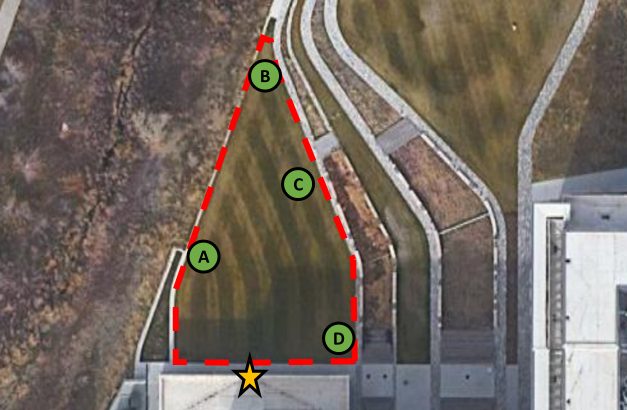
#> input picture imgs/mission_area.png, 1254 x 819 px (shown at 1/2 size)
$ python mission_management.py
#> lines starting #> are read from the running program, lines starting #| are printed output that depends on the picture
### motion_planning/projections.py
import numpy as np
import matplotlib.pyplot as plt
import matplotlib.patches as patches
from PIL import Image


class Projector:
    def __init__(self, lat_center, lon_center):
        """
        https://stackoverflow.com/questions/16266809/convert-from-latitude-longitude-to-x-y
        https://stackoverflow.com/questions/3024404/transform-longitude-latitude-into-meters
        https://stackoverflow.com/questions/36254363/how-to-convert-latitude-and-longitude-of-nmea-format-data-to-decimal
        https://www.nmeagen.org/

        :param lat_center:
        :param lon_center:
        """
        self.poles_circumference = 40008000
        self.equator_circumference = 40075160
        self.latitude_center = lat_center
        self.longitude_center = lon_center
        self.TL_poi = None
        self.BR_poi = None

    def setup(self):
        self.TL_poi = PointOfInterest()
        self.TL_poi.px_x, self.TL_poi.px_y = 300, 68
        self.TL_poi.latitude, self.TL_poi.longitude = 40.01082206, 105.24452537
        self.TL_poi.x, self.TL_poi.y = self.equirectangular_projection(self.TL_poi.latitude,
                                                                       self.TL_poi.longitude)

        self.BR_poi = PointOfInterest()
        self.BR_poi.px_x, self.BR_poi.px_y = 710, 723
        self.BR_poi.latitude, self.BR_poi.longitude = 40.01027355, 105.24409488
        self.BR_poi.x, self.BR_poi.y = self.equirectangular_projection(self.BR_poi.latitude,
                                                                       self.BR_poi.longitude)

    def equirectangular_projection(self, latitude, longitude):
        y = (latitude - self.latitude_center) * self.poles_circumference / 360
        x = (longitude - self.longitude_center) * self.equator_circumference * np.cos(
            np.deg2rad(latitude)) / 360
        return x, y

    # [13 lines left out: functions project, cartesian_to_pixel, not called in this run]

    def get_pois(self):
        poi_a = PointOfInterest()
        poi_a.latitude = 40.01044911
        poi_a.longitude = 105.24441295
        poi_a.name = 'A'

        poi_b = PointOfInterest()
        poi_b.latitude = 40.01075063
        poi_b.longitude = 105.24428344
        poi_b.name = 'B'

        poi_c = PointOfInterest()
        poi_c.latitude = 40.01057135
        poi_c.longitude = 105.24421890
        poi_c.name = 'C'

        poi_d = PointOfInterest()
        poi_d.latitude = 40.01031135
        poi_d.longitude = 105.24412890
        poi_d.name = 'D'

        poi_home = PointOfInterest()
        poi_home.latitude = 40.01029409
        poi_home.longitude = 105.24434835
        poi_home.name = 'H'

        poi_zero = PointOfInterest()
        poi_zero.latitude, poi_zero.longitude = 40.01045433, 105.24432153
        poi_zero.name = 'Z'

        for p in [poi_a, poi_b, poi_c, poi_d, poi_home, poi_zero]:
            p.x, p.y = self.equirectangular_projection(p.latitude, p.longitude)
        return poi_a, poi_b, poi_c, poi_d, poi_home, poi_zero


# [45 lines left out: functions equirectangular_projection, to_orientation_rhr, to_heading_north, get_heading, not called in this run]


'''
def convert(bytes):
    if 'G' in bytes:
        bytes = bytes.split(',')
        lat = (bytes[2])
        lon = (bytes[4])
        if not lon:
            print('No GPS data')

        else:
            lat = float(lat)
            lon = float(lon)
            lat_degree = int(float(lat) / 100)
            lng_degree = int(float(lon) / 100)

            lat_mm_mmmm = lat % 100
            lng_mm_mmmmm = lon % 100

            converted_latitude = lat_degree + (lat_mm_mmmm / 60)
            converted_longitude = lng_degree + (lng_mm_mmmmm / 60)
            print(converted_latitude)
            print(converted_longitude)
            print(bytes[9])
            return converted_latitude, converted_longitude, bytes[9]

gngga = '$GPGGA,224358.697,4000.661,N,10514.648,W,1,12,1.0,0.0,M,0.0,M,,*70'

lat, lon, alt = convert(gngga)

x, y = equirectangular_projection(lat, lon)

print(x, y)
'''


class PointOfInterest:
    def __init__(self, x=0, y=0, lat=0, lon=0, alt=0, name=''):
        self.x = x
        self.y = y
        self.z = alt
        self.latitude = lat
        self.longitude = lon
        self.px_x = 0
        self.px_y = 0
        self.name = name


# [49 lines left out: function convert_poi, not called in this run]


# [22 lines that do not run on import are left out]

### motion_planning/rrt.py
import numpy as np
import matplotlib.pyplot as plt
import math
import random


class Node:
    """
    Node for RRT/RRT* Algorithm. This is what you'll make your graph with!
    """

    def __init__(self, pt, parent=None):
        self.point = pt  # n-Dimensional point
        self.parent = parent  # Parent node
        self.path_from_parent = []  # List of points along the way from the parent node (for visualization)


class Obstacle:
    circle = "CIRCLE"
    rectangle = "RECTANGLE"
    """
    Obstacles can be of type circle, or rectangle. Name should be unique but not enforced.
    circle: center (x,y), axis = [radius]
    rectangle: center (x,y), axis = [width, height]
    """

    def __init__(self, obs_type, obs_center, obs_axis, name, obs_angle=0, buffer=0.05, data=1, visible=True):
        self.center = obs_center
        self.axis = obs_axis
        self.type = obs_type
        self.id = name
        self.angle = obs_angle
        self.buffer = buffer
        self.data = data
        self.active = True # only use in RRT if active
        self.visible = visible # only display on UI if visible

    # [5 lines left out: function distance, not called in this run]

    def __str__(self):
        return 'Obstacle ID: {}\nCenter: ({},{})\nAxis: {}\n'.format(self.id, *self.center, self.axis)

    def to_dict(self):
        return {'center': self.center, 'radius': self.axis[0], 'id': self.id, 'data': self.data}

class RRT:
    """
    Class to run Rapidly Expanding Random Tree algorithm. Includes both RRT and RRT*.
    """

    def __init__(self, world_bounds, dynamics_mode):
        self.state_bounds = world_bounds
        self.obstacles = {}
        self.dynamics_mode = dynamics_mode
        self.next_obs_id = 0

    def add_obstacle(self, obstacle):
        """
        Add an obstacle to the obstacle dict.
        """
        self.obstacles[obstacle.id] = obstacle

    # [24 lines left out: functions add_obstacles, remove_obstacle, get_obstacles_list, get_obstacles_dict, not called in this run]

    def get_random_valid_vertex(self):
        """
        Returns a random valid vertex in the state bounds.
        """
        vertex = None
        while vertex is None:
            pt = np.random.rand(self.state_bounds.shape[0]) * (
                        self.state_bounds[:, 1] - self.state_bounds[:, 0]) + self.state_bounds[:, 0]
            if self._valid(pt):
                vertex = pt
        return vertex

    def _valid(self, state):
        """
        Is the state is valid?
        @return True if the state is within the state bounds and not obstructed by an obstacle, or False otherwise.
        """
        for dim in range(self.state_bounds.shape[0]):
            if state[dim] < self.state_bounds[dim][0]: return False
            if state[dim] >= self.state_bounds[dim][1]: return False
        for obs_id, obs in self.obstacles.items():

            buffer = 0.0
            if obs.buffer is not None:
                buffer = obs.buffer

            if obs.type is Obstacle.circle:
                if np.linalg.norm(state - obs.center) <= obs.axis[0] + buffer: return False
            elif obs.type is Obstacle.rectangle:
                if (state[0] > obs.center[0] - obs.axis[0] / 2) and (state[0] < obs.center[0] + obs.axis[0] / 2):
                    if (state[1] > obs.center[1] - obs.axis[1] / 2) and (state[1] < obs.center[1] + obs.axis[1] / 2):
                        return False
        return True

    # [16 lines left out: functions _get_non_holonomic_actions, _simulate_non_holonomic_action, not called in this run]

    def _get_nearest_vertex(self, node_list, q_point):
        """
        @param node_list: List of Node objects
        @param q_point: Query vertex
        @return Node in node_list with closest node.point to query q_point
        """
        d_min = 100000
        n_min = node_list[0]
        for node in node_list:
            d = np.linalg.norm(node.point - q_point)
            if d < d_min:
                d_min = d
                n_min = node
        return n_min

    def _steer_non_holonomic(self, from_point, to_point, delta_q):
        """
        @param from_point: Point where the path to "to_point" is originating from
        @param to_point: n-Dimensional point (array) indicating destination
        @param delta_q: Max path-length to cover, possibly resulting in changes to "to_point"
        @returns path: list of points leading from "from_node" to "to_point" (inclusive of endpoints)
        """
        if self.dynamics_mode == 'holonomic':
            return self._steer_holonomic(from_point, to_point, delta_q)
        elif self.dynamics_mode == 'discrete_non_holonomic':
            return self._steer_discrete_non_holonomic(from_point, to_point)
        elif self.dynamics_mode == 'continuous_non_holonomic':
            return self._steer_continuous_non_holonomic(from_point, to_point)

    def _steer_holonomic(self, from_point, to_point, delta_q):
        """
        @param from_point: Point where the path to "to_point" is originating from
        @param to_point: n-Dimensional point (array) indicating destination
        @param delta_q: Max path-length to cover, possibly resulting in changes to "to_point"
        @returns path: list of points leading from "from_node" to "to_point" (inclusive of endpoints)
        """
        length = np.linalg.norm(from_point - to_point)
        if length > delta_q:
            direction = (to_point - from_point) / length
            to_point = from_point + direction * delta_q
        xs = np.linspace(from_point[0], to_point[0], num=10)
        if from_point[0] < to_point[0]:
            ys = np.interp(xs, [from_point[0], to_point[0]], [from_point[1], to_point[1]])
        else:
            ys = np.interp(xs, [to_point[0], from_point[0]], [to_point[1], from_point[1]])
        path = []

        for x, y in zip(xs, ys):
            path.append([x, y])

        return path

    # [24 lines left out: function _steer_discrete_non_holonomic, not called in this run]

    def _steer_continuous_non_holonomic(self, from_point, to_point):
        raise NotImplementedError

    ##################################################################################
    # Start helper functions for cost, get_neighbors, collision_free, and obstacle_free
    def _cost(self, node1, node2):
        """
        Get the cost of traveling from node1 to node2.

        @param node1 The first node.
        @param node2 The second node.
        @return The cost traveling from node1 to node 2
        """
        cost = 0
        parent = node1
        while parent is not node2:
            cost += np.linalg.norm(parent.point - parent.path_from_parent[0])
            parent = parent.parent
        return cost

    def _get_neighbors(self, graph, x_new, radius):
        """
        Find all neighbors of x_new within some radius.

        @param graph The graph.
        @param x_new The node whose neighbors we check.
        @param radius The radius to check for neighbors
        @return List of neighbors.
        """
        neighbors = []
        for x_near in graph:
            if x_near is x_new:
                continue
            d = np.linalg.norm(x_near.point - x_new.point)
            if d < radius:
                neighbors.append(x_near)
        return neighbors

    # [14 lines left out: function _collision_free, not called in this run]

    def _obstacle_free(self, path):
        """
        Is the path obstacle free?

        @param path The path.
        @return True of the path is obstacle free, false otherwise.
        """
        for p in path:
            if not self._valid(np.asarray(p)):
                return False
        return True

    # End helper functions for cost, get_neighbors, collision_free, and obstacle_free
    ##################################################################################

    # [38 lines left out: function rrt, not called in this run]

    def rrt_star(self, start_point, goal_point, k, delta_q):
        """
        Run RRT* given the start and (optional) goal node for k iterations. Is not goal node is
        given just search the space, if a goal node is given head generally in that direction.

        @param start_point: Point within state_bounds to grow the RRT from.
        @param goal_point: Point within state_bounds to target with the RRT. (OPTIONAL, can be None).
        @param k: Number of points to sample.
        @param delta_q: Maximum distance allowed between vertices.
        @returns List of RRT* graph nodes.
        """
        if not self._valid(start_point) or not self._valid(goal_point):
            print('invalid start or goal')
            return []
        q_start = Node(start_point)
        node_list = [q_start]

        for kk in range(k):
            x_rand = self.get_random_valid_vertex()  # x_rand is a randomly sampled point

            # Bias the search towards the goal.
            if goal_point is not None:
                if np.random.random_sample() > 0.5:
                    x_rand = goal_point

            x_nearest = self._get_nearest_vertex(node_list, x_rand)  # x_nearest is the nearest vertex in G to x_rand
            path = self._steer_non_holonomic(x_nearest.point, x_rand,
                                             delta_q)  # path is the path from x_nearest to x_rand
            x_new = np.asarray(path[-1])

            # Check if the path is obstacle free
            if not self._obstacle_free(path):
                continue

            x_new = Node(x_new)
            node_list.append(x_new)

            # loop over neighbors of x_new to find closest within some radius
            x_min = x_nearest
            c_min = self._cost(x_nearest, q_start) + np.linalg.norm(x_nearest.point - x_new.point)
            radius = 1#0.2
            neighbors = self._get_neighbors(node_list, node_list[-1], radius)

            for x_near in neighbors:
                # if is collision free
                if not self._collision_free(x_near, node_list[-1], delta_q):
                    continue
                cost = self._cost(x_near, q_start) + np.linalg.norm(x_near.point - x_new.point)
                if cost < c_min:
                    x_min = x_near
                    c_min = cost

            node_list[-1].parent = x_min
            node_list[-1].path_from_parent = np.asarray(self._steer_non_holonomic(x_min.point, x_new.point, 1))

            for x_near in neighbors:
                # if is collision free
                if not self._collision_free(x_near, node_list[-1], delta_q):
                    continue
                cost = self._cost(node_list[-1], q_start) + np.linalg.norm(x_nearest.point - x_new.point)
                if cost < self._cost(x_near, q_start):
                    x_near.parent = node_list[-1]
                    x_near.path_from_parent = np.asarray(self._steer_non_holonomic(x_new.point, x_near.point, 1))

            # Check for goals
            if (goal_point is not None) and (np.linalg.norm(x_new.point - goal_point) < 1e-5):
                print('Found goal in {} iterations'.format(kk))
                break

        return node_list

    def get_path(self, node_list, goal_point):
        """
        Return the path from goal to start as array of [x,y] points.
        """
        path_points = []

        # Find the goal node
        goal_node = None
        for node in node_list:
            if goal_point is not None and np.linalg.norm(node.point - np.array(goal_point)) <= 1e-5:
                goal_node = node

        # Trace back the path
        if goal_node is not None:
            cur_node = goal_node
            while cur_node is not None:
                if cur_node.parent is not None:
                    node_path = np.array(cur_node.path_from_parent)
                    path_points.append(cur_node.point)
                    cur_node = cur_node.parent
                else:
                    break
        return np.asarray(path_points)


def plan_rrt_webots(start, goal, obstacles, bounds, visualize_route=False, filename='./plot.png'):
    iterations = 1000
    planner = RRT(bounds, 'holonomic')
    for ob in obstacles:
        planner.add_obstacle(ob)

    nodes = planner.rrt_star(start, goal, iterations,  2.5)  # np.linalg.norm(bounds / 10.))
    if len(nodes) > 0:
        waypoints = planner.get_path(nodes, goal)
        waypoints = np.flip(waypoints, axis=0)
        if visualize_route:
            visualize(bounds, planner.get_obstacles_dict(), nodes, goal, filename)
    else:
        waypoints = []
    return waypoints


##################################################
# stuff for testing
# [104 lines left out: functions get_nd_obstacle, setup_random_2d_world, setup_fixed_test_2d_world, plot_circle, plot_rect, visualize, not called in this run]

### base_interface/mission_management.py
import numpy as np
import matplotlib.pyplot as plt
from PIL import Image

from motion_planning import rrt


class MissionManager:
    ASPEN = 'aspen'
    OUTDOOR = 'outdoor'

    def __init__(self, mission_area_image_path, projector, obstacles):
        area_miny, area_maxy, area_minx, area_maxx = -50, 50, -50, 50
        self.projector = projector

        pois = self.projector.get_pois()
#> in __init__, self.mission_area_image is the input picture: shape (819, 1254, 3); mean R, G, B 115.6, 105.4, 97
        self.poi_a = pois[0]
        self.poi_b = pois[1]
        self.poi_c = pois[2]
        self.poi_d = pois[3]
        self.home = pois[4]
        self.zero = pois[5]
        self.location = self.ASPEN
        self.current_plan = None
        self.visualize = False
        self.mission_area_image = np.asarray(Image.open(mission_area_image_path))
        self.mission_area_bounds = np.array([[area_miny, area_maxy], [area_minx, area_maxx]])
        self.obstacles = obstacles

    def update_plan(self, new_plan):
        self.current_plan = new_plan

    def delete_plan(self):
        self.current_plan = None

    def get_plan(self):
        return self.current_plan

    def has_plan(self):
        return self.current_plan is not None

    # [32 lines left out: functions plan_known_poi, plan_waypoints, not called in this run]

    def plan_to_from(self, robot_x, robot_y, goal_x, goal_y, home_x, home_y):
        # RRT goal = [y, x]
        goal = np.array([goal_x, goal_y])
        robot = np.array([robot_x, robot_y])
        home = np.array([home_x, home_y])
        obstacles = self.obstacles
        bounds = self.mission_area_bounds
        # from robot (x, y) to goal (x, y)
        plan_to = rrt.plan_rrt_webots(robot, goal, obstacles, bounds,
                                      visualize_route=self.visualize,
                                      filename='')
        plan_to = np.vstack((np.array([robot_x, robot_y]), plan_to))

        # from goal (x, y) to home (x, y)
        plan_from = rrt.plan_rrt_webots(goal, home, obstacles, bounds,
                                        visualize_route=self.visualize,
                                        filename='')
        plan = np.vstack((plan_to, plan_from))
        self.update_plan(plan)

    def get_overlay_image_aspen(self, robot_x, robot_y, path_color='black'):
#> called with robot_x = 0, robot_y = 0, path_color = 'black'
        fig, ax = plt.subplots(frameon=False)
        ax.set_xlim([-50, 50])
        ax.set_ylim([-50, 50])

        # plot the POIs
        for poi in [self.poi_a, self.poi_b, self.poi_c, self.poi_d]:
            ax.scatter([poi.x], [poi.y], c='green', s=200)
            ax.text(poi.x + 2, poi.y - 1, poi.name, size='large')

        ax.scatter([self.home.x], [self.home.y], c='gold', s=200, marker='*')
        ax.text(self.home.x + 2, self.home.y - 1, self.home.name, size='large')

        # plot the obstacles
        for o in self.obstacles:
            rx, ry = o.center
            c = plt.Circle((rx, ry), radius=o.axis[0], edgecolor='red', facecolor='red', alpha=0.5)
            ax.add_patch(c)

        # plot the plan
        if self.has_plan():
            plan = self.current_plan
            pixel_plan = [[robot_x, robot_y]]
            for point in plan:
                pixel_plan.append([point[0], point[1]])
            pixel_plan = np.array(pixel_plan)
            ax.plot(pixel_plan[:, 0], pixel_plan[:, 1], '--', c=path_color, markersize=10)
            ax.scatter(pixel_plan[:, 0], pixel_plan[:, 1], c=path_color, s=10)

        # plot the robot
        ax.scatter([robot_x], [robot_y], c='blue', s=100)

        plt.axis('equal')
        plt.grid()
        plt.tight_layout()
        canvas = plt.gca().figure.canvas
        canvas.draw()
        data = np.frombuffer(canvas.tostring_rgb(), dtype='uint8')
        img = data.reshape(canvas.get_width_height()[::-1] + (3,))
        plt.close(fig)
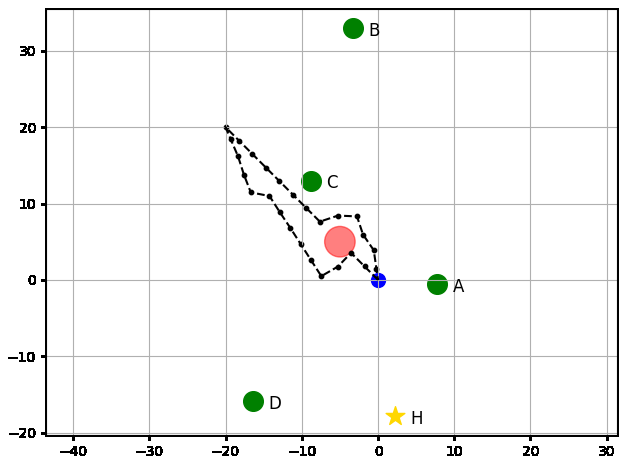
#> figure drawn by matplotlib, 1 panel
        return img

    # [49 lines left out: functions get_overlay_image_outdoor, get_overlay_image, update_progress, not called in this run]


if __name__ == '__main__':
    from motion_planning.projections import Projector

    lat_center, lon_center = 40.01045433, 105.24432153
    projector = Projector(lat_center, lon_center)
    projector.setup()
    obs = [rrt.Obstacle(rrt.Obstacle.circle, (-5, 5), [2], 'ob')]
    m = MissionManager('../imgs/mission_area.png', projector, obs)
    # m.plan_waypoints(0, 0, 0, 20)
    m.plan_to_from(0, 0, -20, 20, 0, 0)
    img = m.get_overlay_image_aspen(0, 0)
    plt.imshow(img)
    plt.show()
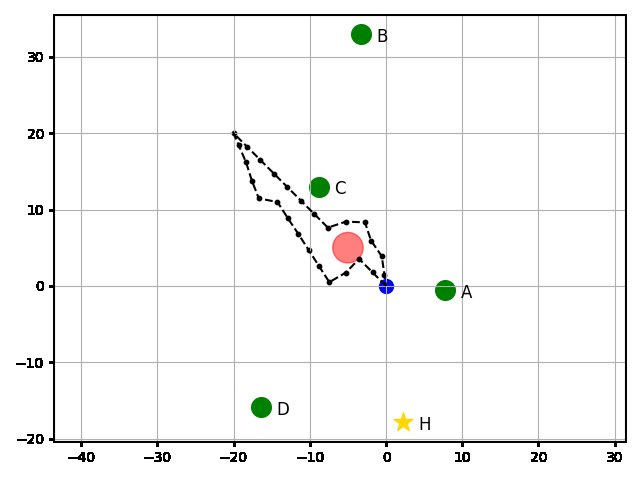
#> shown: shape (480, 640, 3); mean R, G, B 245.9, 246.1, 245.5
